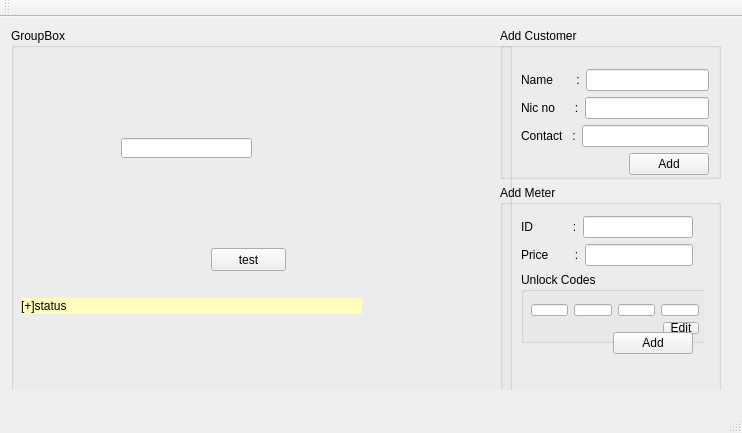
<?xml version="1.0" encoding="UTF-8"?>
<ui version="4.0">
 <class>MainWindow</class>
 <widget class="QMainWindow" name="MainWindow">
  <property name="geometry">
   <rect>
    <x>0</x>
    <y>0</y>
    <width>742</width>
    <height>433</height>
   </rect>
  </property>
  <property name="sizePolicy">
   <sizepolicy hsizetype="Expanding" vsizetype="Expanding">
    <horstretch>5</horstretch>
    <verstretch>0</verstretch>
   </sizepolicy>
  </property>
  <property name="windowTitle">
   <string>MainWindow</string>
  </property>
  <widget class="QWidget" name="centralWidget">
   <property name="sizePolicy">
    <sizepolicy hsizetype="Expanding" vsizetype="Expanding">
     <horstretch>0</horstretch>
     <verstretch>0</verstretch>
    </sizepolicy>
   </property>
   <property name="maximumSize">
    <size>
     <width>788</width>
     <height>16777215</height>
    </size>
   </property>
   <widget class="QWidget" name="">
    <property name="geometry">
     <rect>
      <x>0</x>
      <y>0</y>
      <width>732</width>
      <height>373</height>
     </rect>
    </property>
    <layout class="QHBoxLayout" name="horizontalLayout_centralWidget">
     <property name="sizeConstraint">
      <enum>QLayout::SetNoConstraint</enum>
     </property>
     <item>
      <widget class="QGroupBox" name="groupBox">
       <property name="sizePolicy">
        <sizepolicy hsizetype="Preferred" vsizetype="Preferred">
         <horstretch>0</horstretch>
         <verstretch>0</verstretch>
        </sizepolicy>
       </property>
       <property name="minimumSize">
        <size>
         <width>501</width>
         <height>371</height>
        </size>
       </property>
       <property name="title">
        <string>GroupBox</string>
       </property>
       <widget class="QLineEdit" name="lineEdit_name">
        <property name="geometry">
         <rect>
          <x>110</x>
          <y>110</y>
          <width>131</width>
          <height>20</height>
         </rect>
        </property>
        <property name="sizePolicy">
         <sizepolicy hsizetype="Expanding" vsizetype="Expanding">
          <horstretch>0</horstretch>
          <verstretch>0</verstretch>
         </sizepolicy>
        </property>
       </widget>
       <widget class="QPushButton" name="button_test">
        <property name="geometry">
         <rect>
          <x>200</x>
          <y>220</y>
          <width>75</width>
          <height>23</height>
         </rect>
        </property>
        <property name="text">
         <string>test</string>
        </property>
       </widget>
       <widget class="QLabel" name="label_status">
        <property name="geometry">
         <rect>
          <x>10</x>
          <y>270</y>
          <width>341</width>
          <height>16</height>
         </rect>
        </property>
        <property name="autoFillBackground">
         <bool>false</bool>
        </property>
        <property name="styleSheet">
         <string notr="true">background-color: rgb(255, 253, 190)</string>
        </property>
        <property name="text">
         <string>[+]status</string>
        </property>
       </widget>
      </widget>
     </item>
     <item>
      <layout class="QVBoxLayout" name="verticalLayout_3">
       <item>
        <widget class="QGroupBox" name="groupBox_addCustomer">
         <property name="enabled">
          <bool>true</bool>
         </property>
         <property name="minimumSize">
          <size>
           <width>221</width>
           <height>151</height>
          </size>
         </property>
         <property name="maximumSize">
          <size>
           <width>221</width>
           <height>151</height>
          </size>
         </property>
         <property name="title">
          <string>Add Customer</string>
         </property>
         <widget class="QWidget" name="">
          <property name="geometry">
           <rect>
            <x>10</x>
            <y>30</y>
            <width>195</width>
            <height>111</height>
           </rect>
          </property>
          <layout class="QVBoxLayout" name="verticalLayout_addCustomer">
           <property name="sizeConstraint">
            <enum>QLayout::SetFixedSize</enum>
           </property>
           <item>
            <layout class="QHBoxLayout" name="horizontalLayout">
             <item>
              <widget class="QLabel" name="label">
               <property name="text">
                <string>Name       :</string>
               </property>
              </widget>
             </item>
             <item>
              <widget class="QLineEdit" name="lineEdit_newCustomer_name"/>
             </item>
            </layout>
           </item>
           <item>
            <layout class="QHBoxLayout" name="horizontalLayout_2">
             <item>
              <widget class="QLabel" name="label_2">
               <property name="text">
                <string>Nic no      :</string>
               </property>
              </widget>
             </item>
             <item>
              <widget class="QLineEdit" name="lineEdit_newCustomer_nic"/>
             </item>
            </layout>
           </item>
           <item>
            <layout class="QHBoxLayout" name="horizontalLayout_3">
             <item>
              <widget class="QLabel" name="label_3">
               <property name="text">
                <string>Contact   :</string>
               </property>
              </widget>
             </item>
             <item>
              <widget class="QLineEdit" name="lineEdit_newCustomer_contact"/>
             </item>
            </layout>
           </item>
           <item>
            <layout class="QHBoxLayout" name="horizontalLayout_8">
             <item>
              <spacer name="horizontalSpacer">
               <property name="orientation">
                <enum>Qt::Horizontal</enum>
               </property>
               <property name="sizeHint" stdset="0">
                <size>
                 <width>108</width>
                 <height>20</height>
                </size>
               </property>
              </spacer>
             </item>
             <item>
              <widget class="QPushButton" name="pushButton_addCustomer">
               <property name="text">
                <string>Add</string>
               </property>
              </widget>
             </item>
            </layout>
           </item>
          </layout>
         </widget>
         <zorder>pushButton_addCustomer</zorder>
         <zorder>layoutWidget</zorder>
         <zorder>groupBox_2</zorder>
         <zorder>horizontalSpacer</zorder>
        </widget>
       </item>
       <item>
        <widget class="QGroupBox" name="groupBox_2">
         <property name="minimumSize">
          <size>
           <width>221</width>
           <height>211</height>
          </size>
         </property>
         <property name="maximumSize">
          <size>
           <width>221</width>
           <height>211</height>
          </size>
         </property>
         <property name="title">
          <string>Add Meter</string>
         </property>
         <widget class="QWidget" name="">
          <property name="geometry">
           <rect>
            <x>10</x>
            <y>20</y>
            <width>194</width>
            <height>160</height>
           </rect>
          </property>
          <layout class="QVBoxLayout" name="verticalLayout_2">
           <item>
            <layout class="QHBoxLayout" name="horizontalLayout_6">
             <item>
              <widget class="QLabel" name="label_5">
               <property name="text">
                <string>ID            :</string>
               </property>
              </widget>
             </item>
             <item>
              <widget class="QLineEdit" name="lineEdit_6"/>
             </item>
            </layout>
           </item>
           <item>
            <layout class="QHBoxLayout" name="horizontalLayout_4">
             <item>
              <widget class="QLabel" name="label_4">
               <property name="text">
                <string>Price        :</string>
               </property>
              </widget>
             </item>
             <item>
              <widget class="QLineEdit" name="lineEdit"/>
             </item>
            </layout>
           </item>
           <item>
            <widget class="QGroupBox" name="groupBox_3">
             <property name="minimumSize">
              <size>
               <width>191</width>
               <height>71</height>
              </size>
             </property>
             <property name="title">
              <string>Unlock Codes</string>
             </property>
             <widget class="QWidget" name="">
              <property name="geometry">
               <rect>
                <x>-1</x>
                <y>21</y>
                <width>190</width>
                <height>52</height>
               </rect>
              </property>
              <layout class="QVBoxLayout" name="verticalLayout">
               <item>
                <layout class="QHBoxLayout" name="horizontalLayout_5">
                 <item>
                  <widget class="QLineEdit" name="lineEdit_2"/>
                 </item>
                 <item>
                  <widget class="QLineEdit" name="lineEdit_3"/>
                 </item>
                 <item>
                  <widget class="QLineEdit" name="lineEdit_4"/>
                 </item>
                 <item>
                  <widget class="QLineEdit" name="lineEdit_5"/>
                 </item>
                </layout>
               </item>
               <item>
                <layout class="QHBoxLayout" name="horizontalLayout_9">
                 <item>
                  <spacer name="horizontalSpacer_2">
                   <property name="orientation">
                    <enum>Qt::Horizontal</enum>
                   </property>
                   <property name="sizeHint" stdset="0">
                    <size>
                     <width>118</width>
                     <height>20</height>
                    </size>
                   </property>
                  </spacer>
                 </item>
                 <item>
                  <widget class="QToolButton" name="toolButton">
                   <property name="text">
                    <string>Edit</string>
                   </property>
                  </widget>
                 </item>
                </layout>
               </item>
              </layout>
             </widget>
             <zorder>toolButton</zorder>
             <zorder>layoutWidget</zorder>
             <zorder>groupBox_addCustomer</zorder>
             <zorder>lineEdit_2</zorder>
             <zorder>horizontalSpacer_2</zorder>
            </widget>
           </item>
           <item>
            <layout class="QHBoxLayout" name="horizontalLayout_7">
             <item>
              <spacer name="horizontalSpacer_3">
               <property name="orientation">
                <enum>Qt::Horizontal</enum>
               </property>
               <property name="sizeHint" stdset="0">
                <size>
                 <width>108</width>
                 <height>20</height>
                </size>
               </property>
              </spacer>
             </item>
             <item>
              <widget class="QPushButton" name="pushButton">
               <property name="text">
                <string>Add</string>
               </property>
              </widget>
             </item>
            </layout>
           </item>
          </layout>
         </widget>
         <zorder>layoutWidget</zorder>
         <zorder>groupBox_3</zorder>
         <zorder>label_5</zorder>
         <zorder>lineEdit_6</zorder>
         <zorder>pushButton</zorder>
         <zorder>groupBox_addCustomer</zorder>
         <zorder>groupBox</zorder>
         <zorder>groupBox</zorder>
         <zorder>horizontalSpacer_3</zorder>
        </widget>
       </item>
      </layout>
     </item>
    </layout>
   </widget>
  </widget>
  <widget class="QMenuBar" name="menuBar">
   <property name="geometry">
    <rect>
     <x>0</x>
     <y>0</y>
     <width>742</width>
     <height>21</height>
    </rect>
   </property>
  </widget>
  <widget class="QToolBar" name="mainToolBar">
   <attribute name="toolBarArea">
    <enum>TopToolBarArea</enum>
   </attribute>
   <attribute name="toolBarBreak">
    <bool>false</bool>
   </attribute>
  </widget>
  <widget class="QStatusBar" name="statusBar"/>
 </widget>
 <layoutdefault spacing="6" margin="11"/>
 <resources/>
 <connections/>
</ui>
